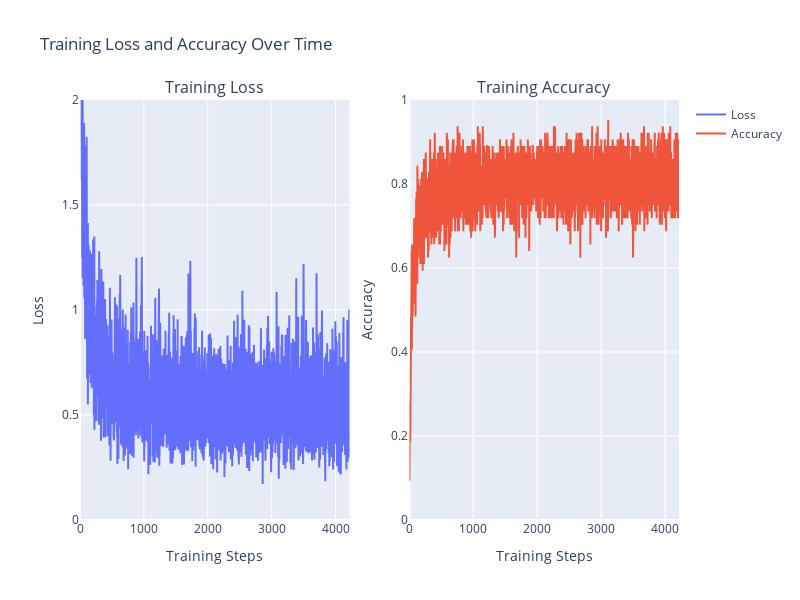

Notebook source saved alongside this figure:
### Markdown cell above
# Visualization

### Code cell
fig = make_subplots(rows=1, cols=2, subplot_titles=("Training Loss", "Training Accuracy"))

# Adding the Loss plot
fig.add_trace(
    go.Scatter(y=batch_stats_callback.batch_losses, mode='lines', name='Loss'),
    row=1, col=1
)

# Adding the Accuracy plot
fig.add_trace(
    go.Scatter(y=batch_stats_callback.batch_acc, mode='lines', name='Accuracy'),
    row=1, col=2
)

# Update x-axis labels
fig.update_xaxes(title_text="Training Steps", row=1, col=1)
fig.update_xaxes(title_text="Training Steps", row=1, col=2)

# Update y-axis labels
fig.update_yaxes(title_text="Loss", range=[0, 2], row=1, col=1)
fig.update_yaxes(title_text="Accuracy", range=[0, 1], row=1, col=2)

# Update the layout and size of the figure
fig.update_layout(height=600, width=800, title_text="Training Loss and Accuracy Over Time")

# Show the figure
fig.show()

### Figure 1 — Plotly figure (JSON) as saved in the notebook; plotly's stock layout.template omitted (floating-point values rounded to 4 significant figures; data arrays with more than 128 entries replaced by an {"elided": "..."} marker saying what was removed)
{"data": [{"mode": "lines", "name": "Loss", "type": "scatter", "xaxis": "x", "y": {"elided": "4220 float values"}, "yaxis": "y"}, {"mode": "lines", "name": "Accuracy", "type": "scatter", "xaxis": "x2", "y": {"elided": "4220 float values"}, "yaxis": "y2"}], "layout": {"annotations": [{"font": {"size": 16}, "showarrow": false, "text": "Training Loss", "x": 0.225, "xanchor": "center", "xref": "paper", "y": 1, "yanchor": "bottom", "yref": "paper"}, {"font": {"size": 16}, "showarrow": false, "text": "Training Accuracy", "x": 0.775, "xanchor": "center", "xref": "paper", "y": 1, "yanchor": "bottom", "yref": "paper"}], "height": 600, "title": {"text": "Training Loss and Accuracy Over Time"}, "width": 800, "xaxis": {"anchor": "y", "autorange": true, "domain": [0, 0.45], "range": [0, 4219], "title": {"text": "Training Steps"}}, "xaxis2": {"anchor": "y2", "autorange": true, "domain": [0.55, 1], "range": [0, 4219], "title": {"text": "Training Steps"}}, "yaxis": {"anchor": "x", "domain": [0, 1], "range": [0, 2], "title": {"text": "Loss"}, "type": "linear"}, "yaxis2": {"anchor": "x2", "domain": [0, 1], "range": [0, 1], "title": {"text": "Accuracy"}, "type": "linear"}}}
